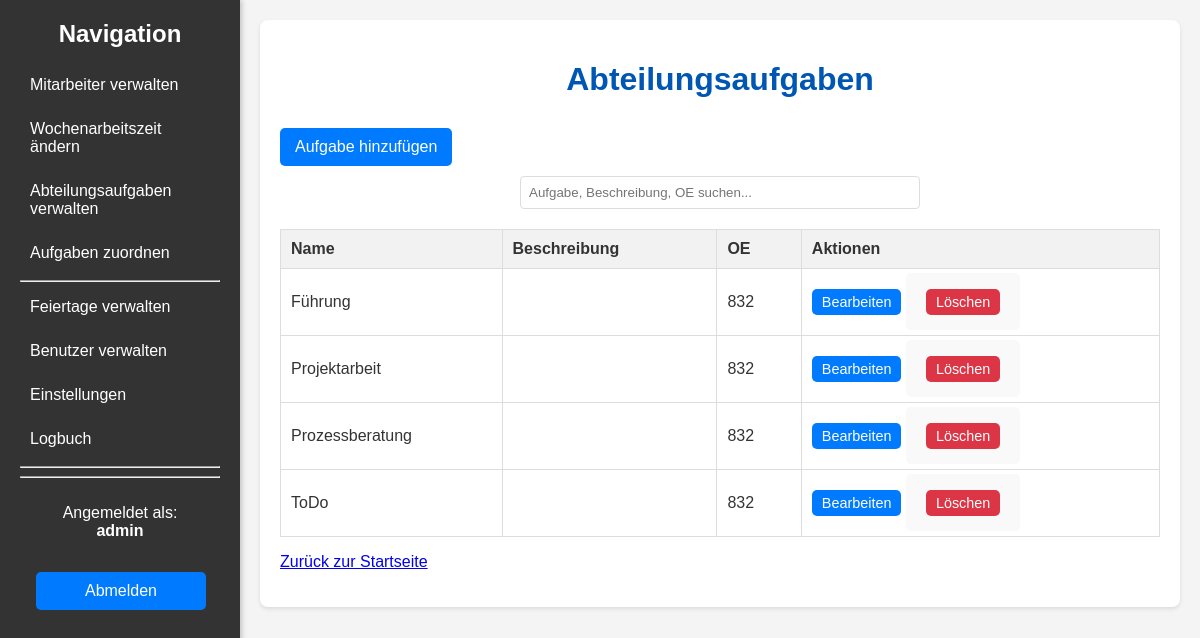
Screenshot of /department_tasks (signed in) with the database file from the repository.
### models.py (models this page shows, shortened)
class User(db.Model, UserMixin):
    id = db.Column(db.Integer, primary_key=True)
    username = db.Column(db.String(100), unique=True, nullable=False)
    password_hash = db.Column(db.String(128))
    oe_number = db.Column(db.String(50), nullable=False)
    is_admin = db.Column(db.Boolean, default=False)

class DepartmentTask(db.Model):
    id = db.Column(db.Integer, primary_key=True)
    name = db.Column(db.String(150), nullable=False, unique=True)
    description = db.Column(db.Text, nullable=True)
    oe_number = db.Column(db.String(50), nullable=False) # NEU
    assigned_tasks = db.relationship('EmployeeTask', backref='task', lazy=True, cascade="all, delete-orphan")

### app.py (the view)
@app.route('/department_tasks')
@login_required
def department_tasks():
    query = DepartmentTask.query
    if not current_user.is_admin:
        query = query.filter_by(oe_number=current_user.oe_number)
    return render_template('department_tasks.html', tasks=query.order_by(DepartmentTask.name).all())

### app.py (called while the page is built)
@login_manager.user_loader
def load_user(user_id):
    return User.query.get(int(user_id))

### templates/department_tasks.html (shortened to what this page needs)
{% extends "base.html" %}
{% block content %}
        <h1>Abteilungsaufgaben</h1>
        <a href="{{ url_for('add_department_task') }}" class="button">Aufgabe hinzufügen</a>
        <div class="search-container">
            <input type="text" id="taskSearch" onkeyup="filterTable()" placeholder="Aufgabe, Beschreibung, OE suchen...">
        </div>
        <table id="departmentTasksTable">
            <thead>
                <tr>
                    <th class="sortable-header" data-column="name">Name</th>
                    <th class="sortable-header" data-column="description">Beschreibung</th>
                    <th class="sortable-header" data-column="description">OE</th>
                    <th>Aktionen</th>
                </tr>
            </thead>
            <tbody>
                {% for task in tasks %}
                <tr>
                    <td>{{ task.name }}</td>
                    <td>{{ task.description }}</td>
                    <td>{{ task.oe_number }}</td>
                    <td>
                        <a href="{{ url_for('edit_department_task', task_id=task.id) }}" class="button small">Bearbeiten</a>
                        <form action="{{ url_for('delete_department_task', task_id=task.id) }}" method="post" style="display:inline;">
                            <button type="submit" class="button small delete">Löschen</button>
                        </form>
                    </td>
                </tr>
                {% endfor %}
            </tbody>
        </table>
        <p><a href="{{ url_for('index') }}">Zurück zur Startseite</a></p>
    </div>
{% endblock %}

### templates/base.html (shortened to what this page needs)
<!DOCTYPE html>
<html lang="de">
<head>
    <link rel="stylesheet" href="{{ url_for('static', filename='style.css') }}">
</head>
<body>
    <div class="wrapper">
        {% block sidebar %}
        <div class="sidebar">
            <h2>Navigation</h2>
            <ul>
                <li><a href="{{ url_for('employees') }}">Mitarbeiter verwalten</a></li>
                <li><a href="{{ url_for('working_hours_changes') }}">Wochenarbeitszeit ändern</a></li>
                <li><a href="{{ url_for('department_tasks') }}">Abteilungsaufgaben verwalten</a></li>
                <li><a href="{{ url_for('assign_tasks') }}">Aufgaben zuordnen</a></li>
                {% if current_user.is_admin %}
                    <hr>
                    <li><a href="{{ url_for('holidays') }}">Feiertage verwalten</a></li>
                    <li><a href="{{ url_for('user_list') }}">Benutzer verwalten</a></li>
                    <li><a href="{{ url_for('settings') }}">Einstellungen</a></li>
                    <li><a href="{{ url_for('logbook') }}">Logbuch</a></li>
                {% endif %}
                <hr>
                <hr>
            </ul>
            <div style="position: relative; top: 10px; width: 100%;">
                 <p style="text-align: center;">Angemeldet als:<br><b>{{ current_user.username }}</b></p>
                 <a href="{{ url_for('logout') }}" class="button" style="width: 70%; margin: 8%;">Abmelden</a>
            </div>
        </div>
        {% endblock %}
        <div class="main-content">
            <div class="container">
                {% block content %}{% endblock %}
            </div>
        </div>
</body>
</html>

### static/style.css (style rules this page uses)
body { font-family: Arial, sans-serif; margin: 0; background-color: #f4f4f4; color: #333; }
.wrapper { display: flex; min-height: 100vh; }
.sidebar { width: 200px; background-color: #333; color: white; padding: 20px; box-shadow: 2px 0 5px rgba(0,0,0,0.2); flex-shrink: 0; position: sticky; top: 0; height: 100vh; overflow-y: auto; }
.sidebar h2 { color: white; margin-top: 0; text-align: center; }
.sidebar ul { list-style: none; padding: 0; }
.sidebar ul li { margin-bottom: 10px; }
.sidebar ul li a { text-decoration: none; color: white; display: block; padding: 8px 10px; border-radius: 4px; }
.main-content { flex-grow: 1; padding: 20px; }
.container { max-width: 900px; margin: 0 auto; background-color: #fff; padding: 20px; border-radius: 8px; box-shadow: 0 2px 4px rgba(0, 0, 0, 0.1); }
h1, h2 { color: #0056b3; text-align: center; margin-bottom: 20px; }
table { width: 100%; border-collapse: collapse; margin-top: 20px; }
table, th, td { border: 1px solid #ddd; }
th, td { padding: 10px; text-align: left; }
th { background-color: #f2f2f2; }
.button { display: inline-block; padding: 10px 15px; margin: 10px 0; background-color: #007bff; color: white; text-align: center; text-decoration: none; border-radius: 5px; border: none; cursor: pointer; }
.button.small { padding: 5px 10px; font-size: 0.9em; }
.button.delete { background-color: #dc3545; }
form { background-color: #f9f9f9; padding: 20px; border-radius: 5px; margin-top: 20px; }
form button[type="submit"] { background-color: #28a745; color: white; padding: 10px 20px; border: none; border-radius: 5px; cursor: pointer; font-size: 1em; }
.search-container { margin-bottom: 20px; text-align: center; }
.search-container input { padding: 8px; width: 50%; max-width: 400px; border: 1px solid #ddd; border-radius: 4px; box-sizing: border-box; }
.sortable-header { cursor: pointer; position: relative; padding-right: 20px; }
.sortable-header::after { content: ''; display: inline-block; position: absolute; right: 5px; top: 50%; transform: translateY(-50%); width: 0; height: 0; border-left: 5px solid transparent; border-right: 5px solid transparent; vertical-align: middle; }

### templates/department_tasks.html (style rules this page uses)
.search-container { margin-bottom: 20px; text-align: center; }
.search-container input { padding: 8px; width: 50%; max-width: 400px; border: 1px solid #ddd; border-radius: 4px; box-sizing: border-box; }
.sortable-header { cursor: pointer; position: relative; padding-right: 20px; }
.sortable-header::after { content: ''; display: inline-block; position: absolute; right: 5px; top: 50%; transform: translateY(-50%); width: 0; height: 0; border-left: 5px solid transparent; border-right: 5px solid transparent; vertical-align: middle; }

### rows the page displays
User: username "admin"
DepartmentTask: name "Führung", oe_number "832"
DepartmentTask: name "Projektarbeit", oe_number "832"
DepartmentTask: name "Prozessberatung", oe_number "832"
DepartmentTask: name "ToDo", oe_number "832"
